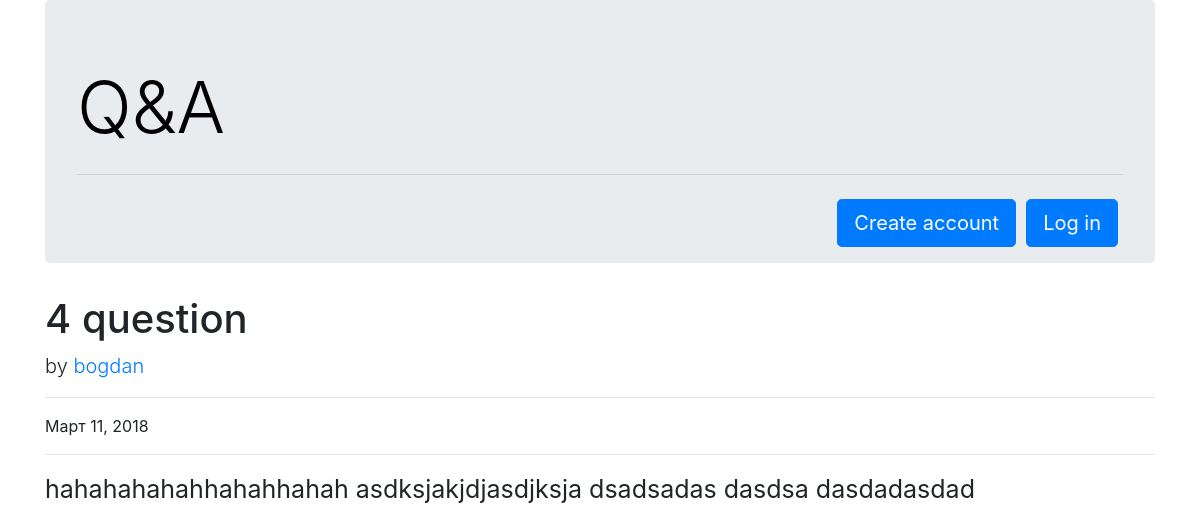
The page /ask/question/4/ on the database its author committed.
### app/models.py (models this page shows, shortened)
class Question(models.Model):
    description = models.CharField(max_length=255)
    text = models.TextField()
    pub_date = models.DateField(auto_now_add=True)
    author = models.ForeignKey(User, on_delete=models.CASCADE)

class User(models.Model):
    login = models.CharField(max_length=255, unique=True)
    password = models.CharField(max_length=255)
    def __str__(self):
        return self.login

### app/views_questions.py (the view)
# urls.py: url(r'^ask/question/(\d+)', show_question),
def show_question(request, id_question):
    try:
        question = Question.objects.get(id=id_question)
        return render(request, 'question.html', {'question': question})
    except Question.DoesNotExist:
        return Http404

### app/context_processor.py (called while the page is built)
def my_app_user(request):
    return {'my_app_user': request.my_app_user}

### app/templates/question.html
{% extends 'base.html' %}
{% block content %}
    <div class="row">
        <div class="col-lg-12">
            <h1 class="mt-12">{{ question.description }}</h1>
            <p class="lead">
                by
                <a href="#">{{ question.author }}</a>
            </p>
            <hr>
            <p>{{ question.pub_date }}</p>
            <hr>
            <span style="font-size: 25px">{{ question.text }}</span>
        </div>
    </div>
{% endblock %}

### rows shown on the page
Question: description "4 question", author "bogdan", pub_date "Март 11, 2018", text "hahahahahahhahahhahah asdksjakjdjasdjksja dsadsadas dasdsa dasdadasdad"
